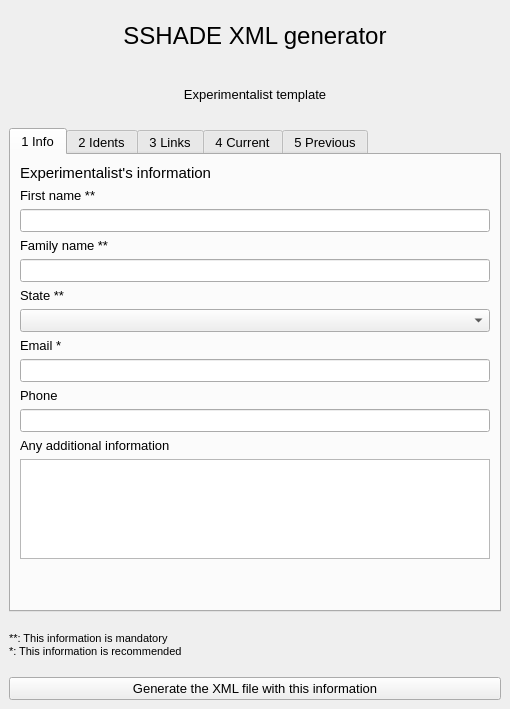
<?xml version="1.0" encoding="UTF-8"?>
<ui version="4.0">
 <class>MainWindow</class>
 <widget class="QMainWindow" name="MainWindow">
  <property name="geometry">
   <rect>
    <x>0</x>
    <y>0</y>
    <width>510</width>
    <height>709</height>
   </rect>
  </property>
  <property name="windowTitle">
   <string>MainWindow</string>
  </property>
  <widget class="QWidget" name="centralwidget">
   <layout class="QVBoxLayout" name="verticalLayout_3">
    <item>
     <widget class="QLabel" name="header">
      <property name="sizePolicy">
       <sizepolicy hsizetype="Preferred" vsizetype="Preferred">
        <horstretch>0</horstretch>
        <verstretch>0</verstretch>
       </sizepolicy>
      </property>
      <property name="font">
       <font>
        <pointsize>18</pointsize>
       </font>
      </property>
      <property name="text">
       <string>SSHADE XML generator</string>
      </property>
      <property name="alignment">
       <set>Qt::AlignCenter</set>
      </property>
     </widget>
    </item>
    <item>
     <widget class="QLabel" name="XML_type_label">
      <property name="font">
       <font>
        <pointsize>10</pointsize>
       </font>
      </property>
      <property name="text">
       <string>&lt;html&gt;&lt;head/&gt;&lt;body&gt;&lt;p&gt;Experimentalist template&lt;/p&gt;&lt;/body&gt;&lt;/html&gt;</string>
      </property>
      <property name="textFormat">
       <enum>Qt::AutoText</enum>
      </property>
      <property name="scaledContents">
       <bool>false</bool>
      </property>
      <property name="alignment">
       <set>Qt::AlignCenter</set>
      </property>
     </widget>
    </item>
    <item>
     <widget class="QTabWidget" name="tabWidget">
      <property name="sizePolicy">
       <sizepolicy hsizetype="Preferred" vsizetype="Preferred">
        <horstretch>0</horstretch>
        <verstretch>0</verstretch>
       </sizepolicy>
      </property>
      <property name="font">
       <font>
        <pointsize>10</pointsize>
       </font>
      </property>
      <property name="locale">
       <locale language="English" country="UnitedStates"/>
      </property>
      <property name="tabShape">
       <enum>QTabWidget::Rounded</enum>
      </property>
      <property name="currentIndex">
       <number>0</number>
      </property>
      <widget class="QWidget" name="tab_6">
       <attribute name="title">
        <string>1 Info</string>
       </attribute>
       <layout class="QGridLayout" name="gridLayout_8">
        <item row="9" column="0">
         <widget class="QLabel" name="label_27">
          <property name="font">
           <font>
            <pointsize>10</pointsize>
           </font>
          </property>
          <property name="text">
           <string>Phone</string>
          </property>
         </widget>
        </item>
        <item row="8" column="0">
         <widget class="QLineEdit" name="email">
          <property name="font">
           <font>
            <family>MS Sans Serif</family>
            <pointsize>10</pointsize>
           </font>
          </property>
          <property name="toolTip">
           <string>&lt;html&gt;&lt;head/&gt;&lt;body&gt;Experimentalist Email&lt;/body&gt;&lt;/html&gt;</string>
          </property>
         </widget>
        </item>
        <item row="0" column="0">
         <widget class="QLabel" name="label_28">
          <property name="font">
           <font>
            <pointsize>11</pointsize>
           </font>
          </property>
          <property name="text">
           <string>Experimentalist's information</string>
          </property>
         </widget>
        </item>
        <item row="1" column="0">
         <widget class="QLabel" name="label_29">
          <property name="font">
           <font>
            <pointsize>10</pointsize>
           </font>
          </property>
          <property name="toolTip">
           <string/>
          </property>
          <property name="text">
           <string>First name **</string>
          </property>
         </widget>
        </item>
        <item row="3" column="0">
         <widget class="QLabel" name="label_26">
          <property name="font">
           <font>
            <pointsize>10</pointsize>
           </font>
          </property>
          <property name="text">
           <string>Family name **</string>
          </property>
         </widget>
        </item>
        <item row="2" column="0">
         <widget class="QLineEdit" name="first_name">
          <property name="font">
           <font>
            <family>MS Sans Serif</family>
            <pointsize>10</pointsize>
           </font>
          </property>
          <property name="toolTip">
           <string>&lt;html&gt;&lt;head/&gt;&lt;body&gt;&lt;p&gt;Experimentalist First (Given) name&lt;/p&gt;&lt;/body&gt;&lt;/html&gt;</string>
          </property>
          <property name="whatsThis">
           <string>&lt;html&gt;&lt;head/&gt;&lt;body&gt;&lt;p&gt;&lt;br/&gt;&lt;/p&gt;&lt;/body&gt;&lt;/html&gt;</string>
          </property>
          <property name="styleSheet">
           <string notr="true">border-color: rgb(255, 85, 0);</string>
          </property>
         </widget>
        </item>
        <item row="7" column="0">
         <widget class="QLabel" name="label_20">
          <property name="font">
           <font>
            <pointsize>10</pointsize>
           </font>
          </property>
          <property name="text">
           <string>Email *</string>
          </property>
         </widget>
        </item>
        <item row="12" column="0">
         <widget class="QTextEdit" name="comments_contact">
          <property name="maximumSize">
           <size>
            <width>16777215</width>
            <height>100</height>
           </size>
          </property>
          <property name="font">
           <font>
            <family>MS Sans Serif</family>
            <pointsize>10</pointsize>
           </font>
          </property>
          <property name="toolTip">
           <string>&lt;html&gt;&lt;head/&gt;&lt;body&gt;&lt;p&gt;Any additional information about the experimentalist&lt;/p&gt;&lt;/body&gt;&lt;/html&gt;</string>
          </property>
          <property name="overwriteMode">
           <bool>true</bool>
          </property>
          <property name="tabStopWidth">
           <number>80</number>
          </property>
         </widget>
        </item>
        <item row="13" column="0">
         <spacer name="verticalSpacer_2">
          <property name="orientation">
           <enum>Qt::Vertical</enum>
          </property>
          <property name="sizeHint" stdset="0">
           <size>
            <width>20</width>
            <height>40</height>
           </size>
          </property>
         </spacer>
        </item>
        <item row="5" column="0">
         <widget class="QLabel" name="label">
          <property name="text">
           <string>State **</string>
          </property>
         </widget>
        </item>
        <item row="10" column="0">
         <widget class="QLineEdit" name="phone">
          <property name="font">
           <font>
            <family>MS Sans Serif</family>
            <pointsize>10</pointsize>
           </font>
          </property>
          <property name="toolTip">
           <string>&lt;html&gt;&lt;head/&gt;&lt;body&gt;Experimental phone in international format&lt;/body&gt;&lt;/html&gt;</string>
          </property>
         </widget>
        </item>
        <item row="4" column="0">
         <widget class="QLineEdit" name="family_name">
          <property name="font">
           <font>
            <family>MS Sans Serif</family>
            <pointsize>10</pointsize>
           </font>
          </property>
          <property name="toolTip">
           <string>&lt;html&gt;&lt;head/&gt;&lt;body&gt;Experimentalist Family (Last) name&lt;/body&gt;&lt;/html&gt;</string>
          </property>
         </widget>
        </item>
        <item row="11" column="0">
         <widget class="QLabel" name="label_30">
          <property name="font">
           <font>
            <pointsize>10</pointsize>
           </font>
          </property>
          <property name="text">
           <string>Any additional information</string>
          </property>
         </widget>
        </item>
        <item row="6" column="0">
         <widget class="QComboBox" name="state">
          <property name="toolTip">
           <string>&lt;html&gt;&lt;head/&gt;&lt;body&gt;&lt;p&gt;State of activity of the experimentalist&lt;/p&gt;&lt;/body&gt;&lt;/html&gt;</string>
          </property>
         </widget>
        </item>
       </layout>
      </widget>
      <widget class="QWidget" name="tab_7">
       <attribute name="title">
        <string>2 Idents</string>
       </attribute>
       <layout class="QGridLayout" name="gridLayout_9">
        <item row="3" column="0" alignment="Qt::AlignBottom">
         <widget class="QLabel" name="label_ISNI_2">
          <property name="font">
           <font>
            <pointsize>10</pointsize>
           </font>
          </property>
          <property name="text">
           <string>ISNI</string>
          </property>
         </widget>
        </item>
        <item row="5" column="0" alignment="Qt::AlignBottom">
         <widget class="QLabel" name="label_ResearcherID_2">
          <property name="font">
           <font>
            <pointsize>10</pointsize>
           </font>
          </property>
          <property name="text">
           <string>Researcher ID</string>
          </property>
         </widget>
        </item>
        <item row="2" column="0" alignment="Qt::AlignTop">
         <widget class="QLineEdit" name="ORCID">
          <property name="font">
           <font>
            <family>MS Sans Serif</family>
            <pointsize>10</pointsize>
           </font>
          </property>
          <property name="toolTip">
           <string>&lt;html&gt;&lt;head/&gt;&lt;body&gt;&lt;p&gt;Experimentalist ORCID, Open Researcher and Contributor ID, if available&lt;/p&gt;&lt;/body&gt;&lt;/html&gt;</string>
          </property>
         </widget>
        </item>
        <item row="1" column="0" alignment="Qt::AlignBottom">
         <widget class="QLabel" name="label_ORCIDE_2">
          <property name="font">
           <font>
            <pointsize>10</pointsize>
           </font>
          </property>
          <property name="text">
           <string>ORCID identifier *</string>
          </property>
         </widget>
        </item>
        <item row="4" column="0" alignment="Qt::AlignTop">
         <widget class="QLineEdit" name="ISNI">
          <property name="font">
           <font>
            <family>MS Sans Serif</family>
            <pointsize>10</pointsize>
           </font>
          </property>
          <property name="toolTip">
           <string>&lt;html&gt;&lt;head/&gt;&lt;body&gt;&lt;p&gt;Experimentalist ISNI (International Standard Name Identifier) if available&lt;/p&gt;&lt;/body&gt;&lt;/html&gt;</string>
          </property>
         </widget>
        </item>
        <item row="0" column="0" alignment="Qt::AlignTop">
         <widget class="QLabel" name="label_31">
          <property name="font">
           <font>
            <pointsize>11</pointsize>
           </font>
          </property>
          <property name="text">
           <string>Experimentalist's identifiers</string>
          </property>
         </widget>
        </item>
        <item row="6" column="0" alignment="Qt::AlignTop">
         <widget class="QLineEdit" name="ResearcherID">
          <property name="font">
           <font>
            <family>MS Sans Serif</family>
            <pointsize>10</pointsize>
           </font>
          </property>
          <property name="toolTip">
           <string>&lt;html&gt;&lt;head/&gt;&lt;body&gt;&lt;p&gt;Experimentalist Researcher ID if available&lt;/p&gt;&lt;/body&gt;&lt;/html&gt;</string>
          </property>
         </widget>
        </item>
        <item row="8" column="0" alignment="Qt::AlignTop">
         <widget class="QLineEdit" name="ScopusAuthorID">
          <property name="font">
           <font>
            <family>MS Sans Serif</family>
            <pointsize>10</pointsize>
           </font>
          </property>
          <property name="toolTip">
           <string>&lt;html&gt;&lt;head/&gt;&lt;body&gt;&lt;p&gt;Experimentalist Scopus Author ID if available&lt;/p&gt;&lt;/body&gt;&lt;/html&gt;</string>
          </property>
         </widget>
        </item>
        <item row="7" column="0" alignment="Qt::AlignBottom">
         <widget class="QLabel" name="label_ScopusAuthorID_2">
          <property name="font">
           <font>
            <pointsize>10</pointsize>
           </font>
          </property>
          <property name="text">
           <string>Scopus Author ID</string>
          </property>
         </widget>
        </item>
        <item row="9" column="0">
         <spacer name="verticalSpacer_4">
          <property name="orientation">
           <enum>Qt::Vertical</enum>
          </property>
          <property name="sizeHint" stdset="0">
           <size>
            <width>20</width>
            <height>40</height>
           </size>
          </property>
         </spacer>
        </item>
       </layout>
      </widget>
      <widget class="QWidget" name="tab_8">
       <attribute name="title">
        <string>3 Links</string>
       </attribute>
       <layout class="QVBoxLayout" name="verticalLayout_2">
        <item>
         <widget class="QLabel" name="label_32">
          <property name="font">
           <font>
            <pointsize>11</pointsize>
           </font>
          </property>
          <property name="text">
           <string>Experimentalist professional web page</string>
          </property>
         </widget>
        </item>
        <item>
         <widget class="QLabel" name="label_33">
          <property name="text">
           <string>Experimentalist's web page(s)</string>
          </property>
         </widget>
        </item>
        <item>
         <layout class="QGridLayout" name="gridLayout_10">
          <item row="0" column="1">
           <widget class="QLineEdit" name="link_name_1">
            <property name="font">
             <font>
              <family>MS Sans Serif</family>
              <pointsize>10</pointsize>
             </font>
            </property>
            <property name="toolTip">
             <string>&lt;html&gt;&lt;head/&gt;&lt;body&gt;&lt;p&gt;Web page title, i.e. John Doe's professional web page&lt;/p&gt;&lt;/body&gt;&lt;/html&gt;</string>
            </property>
           </widget>
          </item>
          <item row="0" column="0">
           <widget class="QLabel" name="label_34">
            <property name="font">
             <font>
              <pointsize>8</pointsize>
             </font>
            </property>
            <property name="text">
             <string>name</string>
            </property>
           </widget>
          </item>
          <item row="1" column="0">
           <widget class="QLabel" name="label_35">
            <property name="minimumSize">
             <size>
              <width>0</width>
              <height>0</height>
             </size>
            </property>
            <property name="maximumSize">
             <size>
              <width>16777215</width>
              <height>16777215</height>
             </size>
            </property>
            <property name="font">
             <font>
              <pointsize>8</pointsize>
             </font>
            </property>
            <property name="text">
             <string>URL </string>
            </property>
           </widget>
          </item>
          <item row="1" column="1">
           <widget class="QLineEdit" name="link_url_1">
            <property name="font">
             <font>
              <family>MS Sans Serif</family>
              <pointsize>10</pointsize>
             </font>
            </property>
            <property name="toolTip">
             <string>&lt;html&gt;&lt;head/&gt;&lt;body&gt;&lt;p&gt;web address of the page&lt;/p&gt;&lt;/body&gt;&lt;/html&gt;</string>
            </property>
           </widget>
          </item>
         </layout>
        </item>
        <item>
         <widget class="QLabel" name="label_36">
          <property name="font">
           <font>
            <pointsize>10</pointsize>
           </font>
          </property>
          <property name="text">
           <string>Experimentalist personal web page</string>
          </property>
         </widget>
        </item>
        <item>
         <layout class="QGridLayout" name="gridLayout_11">
          <item row="0" column="0">
           <widget class="QLabel" name="label_37">
            <property name="font">
             <font>
              <pointsize>8</pointsize>
             </font>
            </property>
            <property name="text">
             <string>name</string>
            </property>
           </widget>
          </item>
          <item row="0" column="1">
           <widget class="QLineEdit" name="link_name_2">
            <property name="font">
             <font>
              <family>MS Sans Serif</family>
              <pointsize>10</pointsize>
             </font>
            </property>
            <property name="toolTip">
             <string>&lt;html&gt;&lt;head/&gt;&lt;body&gt;&lt;p&gt;Web page title, i.e. John Doe's strange science&lt;/p&gt;&lt;/body&gt;&lt;/html&gt;</string>
            </property>
           </widget>
          </item>
          <item row="1" column="0">
           <widget class="QLabel" name="label_38">
            <property name="minimumSize">
             <size>
              <width>0</width>
              <height>0</height>
             </size>
            </property>
            <property name="maximumSize">
             <size>
              <width>16777215</width>
              <height>16777215</height>
             </size>
            </property>
            <property name="font">
             <font>
              <pointsize>8</pointsize>
             </font>
            </property>
            <property name="text">
             <string>URL </string>
            </property>
           </widget>
          </item>
          <item row="1" column="1">
           <widget class="QLineEdit" name="link_url_2">
            <property name="font">
             <font>
              <family>MS Sans Serif</family>
              <pointsize>10</pointsize>
             </font>
            </property>
            <property name="toolTip">
             <string>&lt;html&gt;&lt;head/&gt;&lt;body&gt;&lt;p&gt;web address of the page&lt;/p&gt;&lt;/body&gt;&lt;/html&gt;</string>
            </property>
           </widget>
          </item>
         </layout>
        </item>
        <item>
         <widget class="QLabel" name="label_39">
          <property name="font">
           <font>
            <pointsize>10</pointsize>
           </font>
          </property>
          <property name="text">
           <string>Other web page (project, ...)</string>
          </property>
         </widget>
        </item>
        <item>
         <layout class="QGridLayout" name="gridLayout_12">
          <item row="0" column="0">
           <widget class="QLabel" name="label_40">
            <property name="font">
             <font>
              <pointsize>8</pointsize>
             </font>
            </property>
            <property name="text">
             <string>name</string>
            </property>
           </widget>
          </item>
          <item row="0" column="1">
           <widget class="QLineEdit" name="link_name_3">
            <property name="font">
             <font>
              <family>MS Sans Serif</family>
              <pointsize>10</pointsize>
             </font>
            </property>
            <property name="toolTip">
             <string>&lt;html&gt;&lt;head/&gt;&lt;body&gt;&lt;p&gt;Web page title, i.e. John Doe's Gray Matter project&lt;/p&gt;&lt;/body&gt;&lt;/html&gt;</string>
            </property>
           </widget>
          </item>
          <item row="1" column="0">
           <widget class="QLabel" name="label_41">
            <property name="minimumSize">
             <size>
              <width>0</width>
              <height>0</height>
             </size>
            </property>
            <property name="maximumSize">
             <size>
              <width>16777215</width>
              <height>16777215</height>
             </size>
            </property>
            <property name="font">
             <font>
              <pointsize>8</pointsize>
             </font>
            </property>
            <property name="text">
             <string>URL </string>
            </property>
           </widget>
          </item>
          <item row="1" column="1">
           <widget class="QLineEdit" name="link_url_3">
            <property name="font">
             <font>
              <family>MS Sans Serif</family>
              <pointsize>10</pointsize>
             </font>
            </property>
            <property name="toolTip">
             <string>&lt;html&gt;&lt;head/&gt;&lt;body&gt;&lt;p&gt;web address of the page&lt;/p&gt;&lt;/body&gt;&lt;/html&gt;</string>
            </property>
           </widget>
          </item>
         </layout>
        </item>
        <item>
         <widget class="QLabel" name="label_42">
          <property name="font">
           <font>
            <pointsize>10</pointsize>
           </font>
          </property>
          <property name="text">
           <string>Other web page (ResearchGate, LinkedIn, ...)</string>
          </property>
         </widget>
        </item>
        <item>
         <layout class="QGridLayout" name="gridLayout_13">
          <item row="0" column="0">
           <widget class="QLabel" name="label_43">
            <property name="font">
             <font>
              <pointsize>8</pointsize>
             </font>
            </property>
            <property name="text">
             <string>name</string>
            </property>
           </widget>
          </item>
          <item row="0" column="1">
           <widget class="QLineEdit" name="link_name_4">
            <property name="font">
             <font>
              <family>MS Sans Serif</family>
              <pointsize>10</pointsize>
             </font>
            </property>
            <property name="toolTip">
             <string>&lt;html&gt;&lt;head/&gt;&lt;body&gt;&lt;p&gt;Web page title, i.e. John Doe's LinkedIn page&lt;/p&gt;&lt;/body&gt;&lt;/html&gt;</string>
            </property>
           </widget>
          </item>
          <item row="1" column="0">
           <widget class="QLabel" name="label_44">
            <property name="minimumSize">
             <size>
              <width>0</width>
              <height>0</height>
             </size>
            </property>
            <property name="maximumSize">
             <size>
              <width>16777215</width>
              <height>16777215</height>
             </size>
            </property>
            <property name="font">
             <font>
              <pointsize>8</pointsize>
             </font>
            </property>
            <property name="text">
             <string>URL </string>
            </property>
           </widget>
          </item>
          <item row="1" column="1">
           <widget class="QLineEdit" name="link_url_4">
            <property name="font">
             <font>
              <family>MS Sans Serif</family>
              <pointsize>10</pointsize>
             </font>
            </property>
            <property name="toolTip">
             <string>&lt;html&gt;&lt;head/&gt;&lt;body&gt;&lt;p&gt;web address of the page&lt;/p&gt;&lt;/body&gt;&lt;/html&gt;</string>
            </property>
           </widget>
          </item>
         </layout>
        </item>
        <item>
         <spacer name="verticalSpacer">
          <property name="orientation">
           <enum>Qt::Vertical</enum>
          </property>
          <property name="sizeHint" stdset="0">
           <size>
            <width>20</width>
            <height>40</height>
           </size>
          </property>
         </spacer>
        </item>
       </layout>
      </widget>
      <widget class="QWidget" name="tab_9">
       <attribute name="title">
        <string>4 Current</string>
       </attribute>
       <layout class="QGridLayout" name="gridLayout_14">
        <item row="1" column="0">
         <widget class="QLabel" name="label_45">
          <property name="font">
           <font>
            <pointsize>8</pointsize>
           </font>
          </property>
          <property name="text">
           <string>Please, provide all laboratories in which you are currently affiliated. 
At least one laboratory must be given</string>
          </property>
         </widget>
        </item>
        <item row="2" column="0">
         <widget class="QPushButton" name="c_lab_btn_1">
          <property name="font">
           <font>
            <pointsize>10</pointsize>
           </font>
          </property>
          <property name="toolTip">
           <string>&lt;html&gt;&lt;head/&gt;&lt;body&gt;&lt;p&gt;Add a current laboratory&lt;/p&gt;&lt;/body&gt;&lt;/html&gt;</string>
          </property>
          <property name="text">
           <string>Your main current laboratory</string>
          </property>
         </widget>
        </item>
        <item row="6" column="0">
         <spacer name="verticalSpacer_5">
          <property name="orientation">
           <enum>Qt::Vertical</enum>
          </property>
          <property name="sizeHint" stdset="0">
           <size>
            <width>20</width>
            <height>40</height>
           </size>
          </property>
         </spacer>
        </item>
        <item row="4" column="0">
         <widget class="QPushButton" name="c_lab_btn_3">
          <property name="font">
           <font>
            <pointsize>10</pointsize>
           </font>
          </property>
          <property name="toolTip">
           <string>&lt;html&gt;&lt;head/&gt;&lt;body&gt;&lt;p&gt;Add one more current laboratory&lt;/p&gt;&lt;/body&gt;&lt;/html&gt;</string>
          </property>
          <property name="text">
           <string>Current Lab 3</string>
          </property>
         </widget>
        </item>
        <item row="3" column="0">
         <widget class="QPushButton" name="c_lab_btn_2">
          <property name="font">
           <font>
            <pointsize>10</pointsize>
           </font>
          </property>
          <property name="toolTip">
           <string>&lt;html&gt;&lt;head/&gt;&lt;body&gt;&lt;p&gt;Add another current laboratory&lt;/p&gt;&lt;/body&gt;&lt;/html&gt;</string>
          </property>
          <property name="text">
           <string>Current Lab 2</string>
          </property>
         </widget>
        </item>
        <item row="5" column="0">
         <widget class="QPushButton" name="c_lab_btn_4">
          <property name="font">
           <font>
            <pointsize>10</pointsize>
           </font>
          </property>
          <property name="toolTip">
           <string>&lt;html&gt;&lt;head/&gt;&lt;body&gt;&lt;p&gt;Add one more current laboratory&lt;/p&gt;&lt;/body&gt;&lt;/html&gt;</string>
          </property>
          <property name="text">
           <string>Current Lab 4</string>
          </property>
         </widget>
        </item>
        <item row="0" column="0">
         <widget class="QLabel" name="label_46">
          <property name="font">
           <font>
            <pointsize>11</pointsize>
           </font>
          </property>
          <property name="text">
           <string>Experimentalist's current laboratories</string>
          </property>
         </widget>
        </item>
       </layout>
      </widget>
      <widget class="QWidget" name="tab_10">
       <attribute name="title">
        <string>5 Previous</string>
       </attribute>
       <layout class="QVBoxLayout" name="verticalLayout_8">
        <item>
         <widget class="QLabel" name="label_47">
          <property name="font">
           <font>
            <pointsize>11</pointsize>
           </font>
          </property>
          <property name="text">
           <string>Experimentalist's previous laboratories</string>
          </property>
         </widget>
        </item>
        <item>
         <widget class="QLabel" name="label_48">
          <property name="font">
           <font>
            <pointsize>8</pointsize>
           </font>
          </property>
          <property name="text">
           <string>Please, provide all your previously affiliated laboratories
in which you were producing lab data</string>
          </property>
         </widget>
        </item>
        <item>
         <widget class="QPushButton" name="p_lab_btn_1">
          <property name="font">
           <font>
            <pointsize>10</pointsize>
           </font>
          </property>
          <property name="toolTip">
           <string>&lt;html&gt;&lt;head/&gt;&lt;body&gt;&lt;p&gt;Add a previous laboratory&lt;/p&gt;&lt;/body&gt;&lt;/html&gt;</string>
          </property>
          <property name="text">
           <string>Previous Lab 1</string>
          </property>
         </widget>
        </item>
        <item>
         <widget class="QPushButton" name="p_lab_btn_2">
          <property name="font">
           <font>
            <pointsize>10</pointsize>
           </font>
          </property>
          <property name="toolTip">
           <string>&lt;html&gt;&lt;head/&gt;&lt;body&gt;&lt;p&gt;Add another previous laboratory&lt;/p&gt;&lt;/body&gt;&lt;/html&gt;</string>
          </property>
          <property name="text">
           <string>Previous Lab 2</string>
          </property>
         </widget>
        </item>
        <item>
         <widget class="QPushButton" name="p_lab_btn_3">
          <property name="font">
           <font>
            <pointsize>10</pointsize>
           </font>
          </property>
          <property name="toolTip">
           <string>&lt;html&gt;&lt;head/&gt;&lt;body&gt;&lt;p&gt;Add one more previous laboratory&lt;/p&gt;&lt;/body&gt;&lt;/html&gt;</string>
          </property>
          <property name="text">
           <string>Previous Lab 3</string>
          </property>
         </widget>
        </item>
        <item>
         <widget class="QPushButton" name="p_lab_btn_4">
          <property name="font">
           <font>
            <pointsize>10</pointsize>
           </font>
          </property>
          <property name="toolTip">
           <string>&lt;html&gt;&lt;head/&gt;&lt;body&gt;&lt;p&gt;Add one more previous laboratory&lt;/p&gt;&lt;/body&gt;&lt;/html&gt;</string>
          </property>
          <property name="text">
           <string>Previous Lab 4</string>
          </property>
         </widget>
        </item>
        <item>
         <widget class="QPushButton" name="p_lab_btn_5">
          <property name="font">
           <font>
            <pointsize>10</pointsize>
           </font>
          </property>
          <property name="toolTip">
           <string>&lt;html&gt;&lt;head/&gt;&lt;body&gt;&lt;p&gt;Add one more previous laboratory&lt;/p&gt;&lt;/body&gt;&lt;/html&gt;</string>
          </property>
          <property name="text">
           <string>Previous Lab 5</string>
          </property>
         </widget>
        </item>
        <item>
         <widget class="QPushButton" name="p_lab_btn_6">
          <property name="font">
           <font>
            <pointsize>10</pointsize>
           </font>
          </property>
          <property name="toolTip">
           <string>&lt;html&gt;&lt;head/&gt;&lt;body&gt;&lt;p&gt;Add one more previous laboratory&lt;/p&gt;&lt;/body&gt;&lt;/html&gt;</string>
          </property>
          <property name="text">
           <string>Previous Lab 6</string>
          </property>
         </widget>
        </item>
        <item>
         <spacer name="verticalSpacer_6">
          <property name="orientation">
           <enum>Qt::Vertical</enum>
          </property>
          <property name="sizeHint" stdset="0">
           <size>
            <width>20</width>
            <height>40</height>
           </size>
          </property>
         </spacer>
        </item>
       </layout>
      </widget>
     </widget>
    </item>
    <item>
     <widget class="QLabel" name="label_49">
      <property name="font">
       <font>
        <pointsize>8</pointsize>
       </font>
      </property>
      <property name="text">
       <string>**: This information is mandatory
*: This information is recommended</string>
      </property>
     </widget>
    </item>
    <item>
     <widget class="QPushButton" name="buttonBox">
      <property name="font">
       <font>
        <pointsize>10</pointsize>
       </font>
      </property>
      <property name="text">
       <string>Generate the XML file with this information</string>
      </property>
     </widget>
    </item>
   </layout>
  </widget>
  <widget class="QMenuBar" name="menubar">
   <property name="geometry">
    <rect>
     <x>0</x>
     <y>0</y>
     <width>510</width>
     <height>26</height>
    </rect>
   </property>
  </widget>
 </widget>
 <tabstops>
  <tabstop>tabWidget</tabstop>
  <tabstop>first_name</tabstop>
  <tabstop>family_name</tabstop>
  <tabstop>state</tabstop>
  <tabstop>email</tabstop>
  <tabstop>phone</tabstop>
  <tabstop>comments_contact</tabstop>
  <tabstop>ORCID</tabstop>
  <tabstop>ISNI</tabstop>
  <tabstop>ResearcherID</tabstop>
  <tabstop>ScopusAuthorID</tabstop>
  <tabstop>link_name_1</tabstop>
  <tabstop>link_url_1</tabstop>
  <tabstop>link_name_2</tabstop>
  <tabstop>link_url_2</tabstop>
  <tabstop>link_name_3</tabstop>
  <tabstop>link_url_3</tabstop>
  <tabstop>link_name_4</tabstop>
  <tabstop>link_url_4</tabstop>
  <tabstop>c_lab_btn_1</tabstop>
  <tabstop>c_lab_btn_2</tabstop>
  <tabstop>c_lab_btn_3</tabstop>
  <tabstop>c_lab_btn_4</tabstop>
  <tabstop>p_lab_btn_1</tabstop>
  <tabstop>p_lab_btn_2</tabstop>
  <tabstop>p_lab_btn_3</tabstop>
  <tabstop>p_lab_btn_4</tabstop>
  <tabstop>p_lab_btn_5</tabstop>
  <tabstop>p_lab_btn_6</tabstop>
  <tabstop>buttonBox</tabstop>
 </tabstops>
 <resources/>
 <connections/>
</ui>
